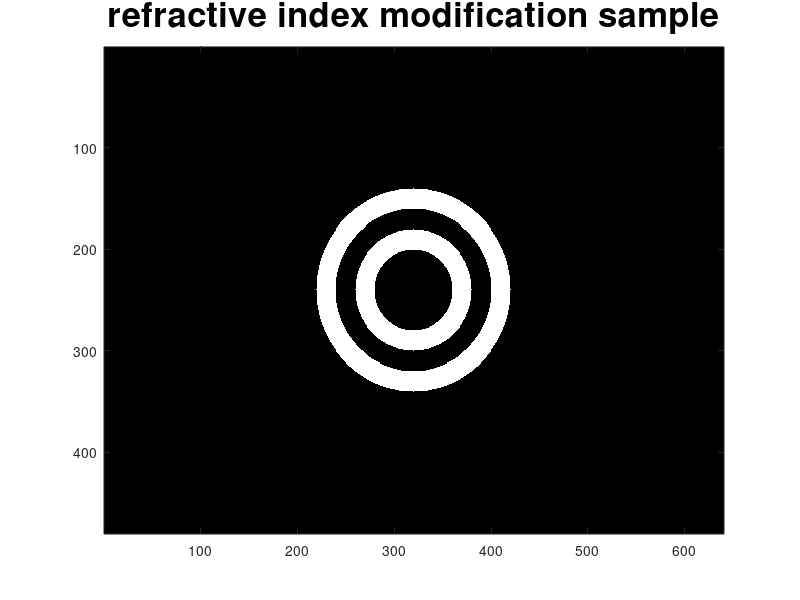

Reproduce this figure in MATLAB.
 % Create a logical image of a ring with specified
% inner diameter, outer diameter center, and image size.
% First create the image.
imageSizeX = 640;
imageSizeY = 480;
[columnsInImage, rowsInImage] = meshgrid(1:imageSizeX, 1:imageSizeY);
% Next create the circle in the image.
centerX = 320;
centerY = 240;
innerRadius = 40;
outerRadius = 60;

innerRadius1 = 80;
outerRadius1 = 100;
array2D = (rowsInImage - centerY).^2 ...
    + (columnsInImage - centerX).^2;
ringPixels = (array2D >= innerRadius.^2 & array2D <= outerRadius.^2) ...
+ (array2D >= innerRadius1.^2 & array2D <= outerRadius1.^2);
% ringPixels is a 2D "logical" array.
% Now, display it.
ringPixels = ringPixels*256;%increase contrast
image(ringPixels) ;
colormap([0 0 0; 1 1 1]);
title('refractive index modification sample', 'FontSize', 25);